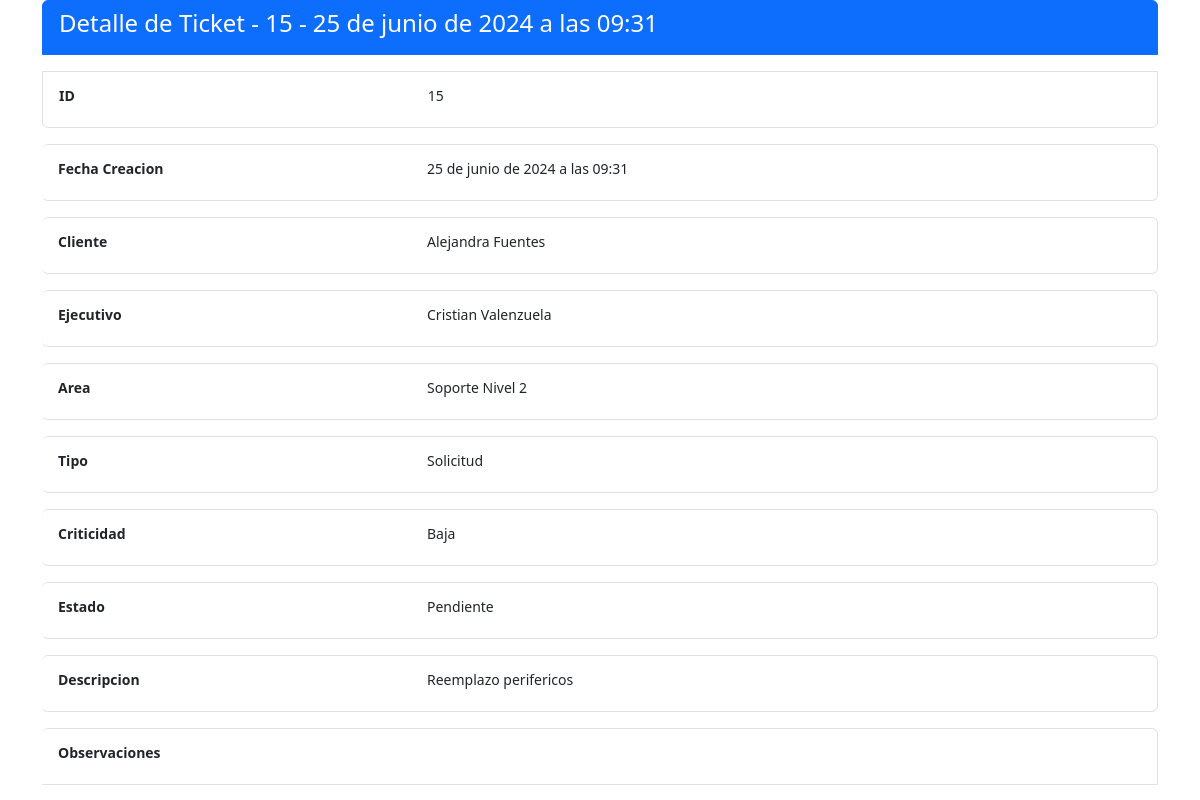
The app's page /home/15/detalle_ticket (signed in) with its own data.
### core/models.py (models this page shows, shortened)
class Ticket(models.Model):
    fecha_creacion = models.DateTimeField(auto_now_add=True)
    cliente = models.ForeignKey("Profile", on_delete=models.CASCADE, related_name='tickets_creados')
    ejecutivo = models.ForeignKey("Profile", on_delete=models.CASCADE, related_name='tickets_asignados')
    area = models.ForeignKey("Area", on_delete=models.CASCADE, verbose_name="Area", default = 'Ejecutivo Telefonico')
    tipo = models.ForeignKey("Tipo", on_delete=models.CASCADE, verbose_name="Tipo",default='Solicitud')
    criticidad = models.ForeignKey("Criticidad", on_delete=models.CASCADE, verbose_name="Criticidad",default='Media')
    estado = models.ForeignKey("Estado", on_delete=models.CASCADE, verbose_name="Estado", default=1)
    descripcion = models.TextField()
    observaciones = models.TextField(blank=True)
    user = models.ForeignKey(User,on_delete=models.CASCADE, verbose_name='Usuario', null=True)

class Profile(models.Model):
    user = models.OneToOneField(User, on_delete=models.CASCADE)
    nombre = models.CharField(max_length=255, blank=True, null=True)
    apellido = models.CharField(max_length=255, null=True, blank=True)
    email = models.EmailField(unique=True, blank=True)
    group = models.ForeignKey(Group, on_delete=models.CASCADE, verbose_name='Rol', default=2, null=True)
    is_active = models.BooleanField(default=True, null=True)
    location = models.CharField(max_length=30, blank=True, null=True)

class Area(models.Model):
    nombre_area = models.CharField(max_length=255, blank=False)
    def __str__(self):
        return self.nombre_area

class Tipo(models.Model):
    tipo_ticket = models.CharField(max_length=50, blank=False)
    def __str__(self):
        return self.tipo_ticket

class Criticidad(models.Model):
    nombre_criticidad = models.CharField(max_length=255, blank=False)
    def __str__(self):
        return self.nombre_criticidad

class Estado(models.Model):
    estado_ticket = models.CharField(max_length=55, blank=False)
    def __str__(self):
        return self.estado_ticket

### core/views.py (the view)
# urls.py: path('<int:id>/detalle_ticket', vista_detalle_ticket, name='detalle_ticket'),
@login_required
def vista_detalle_ticket(request, id):
    ticket = get_object_or_404(Ticket, id=id)
    return render(request, 'core/tickets/detalle_ticket.html', {'ticket': ticket})

### core/templates/core/tickets/detalle_ticket.html (shortened to what this page needs)
<!DOCTYPE html>
<html lang="es">
<head>
    <link href="https://cdn.jsdelivr.net/npm/bootstrap@5.3.3/dist/css/bootstrap.min.css" rel="stylesheet">
</head>
<body>
<div class="container-sm">
    <ul class="list-group list-group ">
        <li class="list-group-item list-group-flush active alert"><h4>Detalle de Ticket - {{ ticket.id }} - {{ ticket.fecha_creacion }}</h4></li>
        <list-group class="list-group-horizontal-sm">
            <li class="list-group-item alert">
                <div class="mb-2 row">
                    <label
                        for="ID"
                        class="col-4 col-form-label-sm"><strong>ID</strong></label>
                    <label
                    for="ID"
                    class="col-8 col-form-label-sm">{{ ticket.id }}</label>
                </div>
            </li>
            <li class="list-group-item alert">
                <div class="mb-2 row">
                    <label
                        for="fecha_creacion"
                        class="col-4 col-form-label-sm"><strong>Fecha Creacion</strong></label>
                    <label
                    for="ID"
                    class="col-8 col-form-label-sm">{{ ticket.fecha_creacion }}</label>
                </div>
            </li>
            <li class="list-group-item alert">
                <div class="mb-2 row">
                    <label
                    for="rol"
                    class="col-4 col-form-label-sm"
                    ><strong>Cliente</strong></label>
                <label
                for="cliente"
                class="col-8 col-form-label-sm">{{ ticket.cliente.nombre }} {{ ticket.cliente.apellido }}</label>
                </div>
            </li>
            <li class="list-group-item alert">
                <div class="mb-2 row">
                    <label
                    for="rol"
                    class="col-4 col-form-label-sm"
                    ><strong>Ejecutivo</strong></label>
                <label
                for="ejecutivo"
                class="col-8 col-form-label-sm">{{ ticket.ejecutivo.nombre }} {{ ticket.ejecutivo.apellido }}</label>
                </div>
            </li>
            <li class="list-group-item alert">
                <div class="mb-2 row">
                    <label
                    for="rol"
                    class="col-4 col-form-label-sm"
                    ><strong>Area</strong></label>
                <label
                    for="area"
                    class="col-8 col-form-label-sm">{{ ticket.area }}</label>
                </div>
            </li>
            <li class="list-group-item alert">
                <div class="mb-2 row">
                    <label
                    for="rol"
                    class="col-4 col-form-label-sm"
                    ><strong>Tipo</strong></label>
                <label
                    for="tipo"
                    class="col-8 col-form-label-sm">{{ ticket.tipo }}</label>
                </div>
            </li>
            <li class="list-group-item alert">
                <div class="mb-2 row">
                    <label
                    for="rol"
                    class="col-4 col-form-label-sm"
                    ><strong>Criticidad</strong></label>
                <label
                    for="criticidad"
                    class="col-8 col-form-label-sm">{{ ticket.criticidad }}</label>
                </div>
            </li>
            <li class="list-group-item alert">
                <div class="mb-2 row">
                    <label
                    for="rol"
                    class="col-4 col-form-label-sm"
                    ><strong>Estado</strong></label>
                <label
                    for="estado"
                    class="col-8 col-form-label-sm">{{ ticket.estado }}</label>
                </div>
            </li>
            <li class="list-group-item alert">
                <div class="mb-2 row">
                    <label
                    for="rol"
                    class="col-4 col-form-label-sm"
                    ><strong>Descripcion</strong></label>
                <label
                    for="descripcion"
                    class="col-8 col-form-label-sm">{{ ticket.descripcion }}</label>
                </div>
            </li>
            <li class="list-group-item alert">
                <div class="mb-2 row">
                    <label
                    for="rol"
                    class="col-4 col-form-label-sm"
                    ><strong>Observaciones</strong></label>
                <label
                    for="observaciones"
                    class="col-8 col-form-label-sm">{{ ticket.observaciones }}</label>
                </div>
            </li>
        </list-group>
    </ul>
</div>
</body>
</html>

### records on screen
Ticket: id "15", fecha_creacion "25 de junio de 2024 a las 09:31", cliente.nombre "Alejandra", cliente.apellido "Fuentes", ejecutivo.nombre "Cristian", ejecutivo.apellido "Valenzuela", area "Soporte Nivel 2", tipo "Solicitud", criticidad "Baja", estado "Pendiente", descripcion "Reemplazo perifericos"
